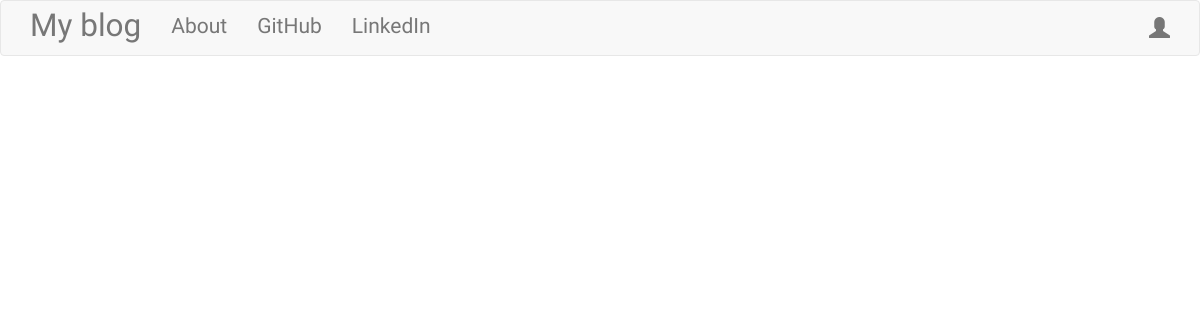
Before: / with the older database file.
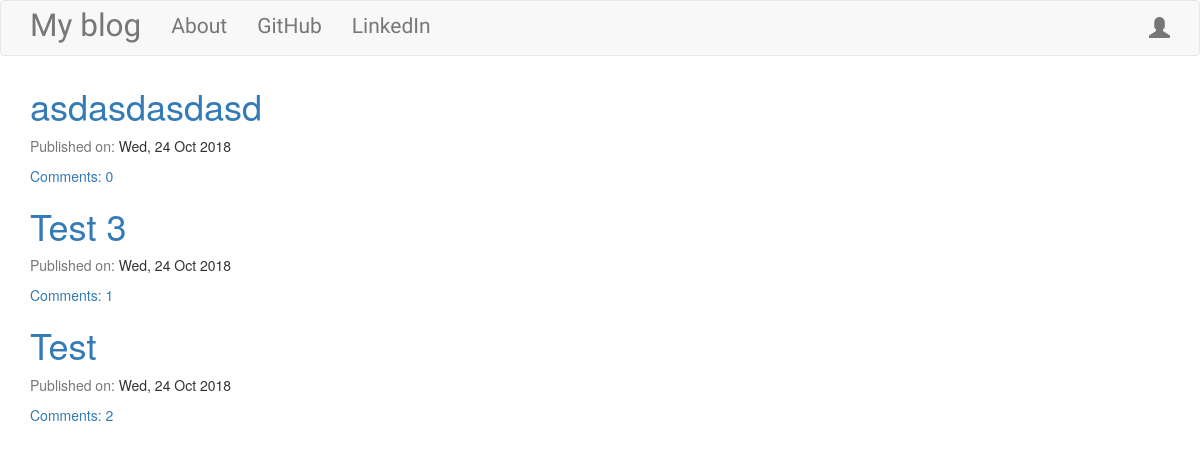
After: the same page with the newer database file.
### blog/models.py (models this page shows, shortened)
class Post(models.Model):
    author = models.ForeignKey('auth.User')
    title = models.CharField(max_length=100)
    text = models.TextField()
    created_date = models.DateTimeField(default=timezone.now)
    published_date = models.DateTimeField(blank=True, null=True)
    def approve_comments(self):
        return self.comments.filter(approved_comment=True)

### blog/views.py (the view)
# urls.py: url(r'^$', views.PostListView.as_view(), name='post_list'),
class PostListView(ListView):
    model = Post
    def get_queryset(self):
        return Post.objects.filter(published_date__lte=timezone.now()).order_by('-published_date')

### blog/templates/blog/post_list.html
{% extends 'blog/base.html' %}
{% block content %}
  <div class="centerstage">
    {% for post in post_list %}
      <div class="post">
        <h1><a href="{% url 'post_detail' pk=post.pk %}">{{ post.title }}</a></h1>
        <div class="date">
          <p><a class="text-muted">Published on: </a>{{ post.published_date|date:"D, d M Y" }}</p>
        </div>
        <a href="{% url 'post_detail' pk=post.pk %}">
          Comments: {{ post.approve_comments.count }}
        </a>
      </div>
    {% endfor %}
  </div>
{% endblock %}

### blog/templates/blog/base.html (shortened to what this page needs)
<!DOCTYPE html>
{% load staticfiles %}
<html lang="en" dir="ltr">
  <head>
    <link rel="stylesheet" href="https://maxcdn.bootstrapcdn.com/bootstrap/3.3.7/css/bootstrap.min.css">
    <link rel="stylesheet" href="//cdn.jsdelivr.net/npm/medium-editor@latest/dist/css/medium-editor.min.css" type="text/css" media="screen" charset="utf-8">
    <link rel="stylesheet" href="{% static 'css/blog.css' %}">
  </head>
  <body>
    <nav class="navbar navbar-default techfont custom-navbar">
      <div class="container">
        <ul class="nav navbar-nav">
          <li><a class="navbar-brand bigbrand" href="{% url 'post_list' %}">My blog</a></li>
          <li><a href="{% url 'about' %}">About</a></li>
          <li><a href="https://github.com/ionescuig">GitHub</a></li>
          <li><a href="https://www.linkedin.com/in/gabriel-ionescu">LinkedIn</a></li>
        </ul>
        <ul class="nav navbar-nav navbar-right">
          {% if user.is_authenticated %}
            <li>
              <a href="{% url 'post_new' %}">New Post</a>
            </li>
            <li>
              <a href="{% url 'post_draft_list' %}">Drafts</a>
            </li>
            <li>
              <a href="{% url 'logout' %}">Logout</a>
            </li>
            <li>
              <a>Welcome: {{ user.username }}</a>
            </li>
          {% else %}
          <li>
            <a href="{% url 'login' %}"><span class="glyphicon glyphicon-user"></span></a>
          </li>
          {% endif %}
        </ul>
      </div>
    </nav>
    <div class="content container">
      <div class="row">
        <div class="col-md-8">
          <div class="blog_posts">
            {% block content %}
            {% endblock %}
          </div>
        </div>
      </div>
    </div>
  </body>
</html>

### blog/static/css/blog.css (style rules this page uses)
.techfont { font-family: 'Russo One', sans-serif; font-size: 1.5em; margin-bottom: 10px; }
.bigbrand { font-size: 1.5em; }
.centerstage { margin-left: auto; margin-right: auto; }

Changed rows visible on the page:
added Post: title "asdasdasdasd", published_date "Wed, 24 Oct 2018", approve_comments.count "0"
added Post: title "Test 3", published_date "Wed, 24 Oct 2018", approve_comments.count "1"
added Post: title "Test", published_date "Wed, 24 Oct 2018", approve_comments.count "2"
